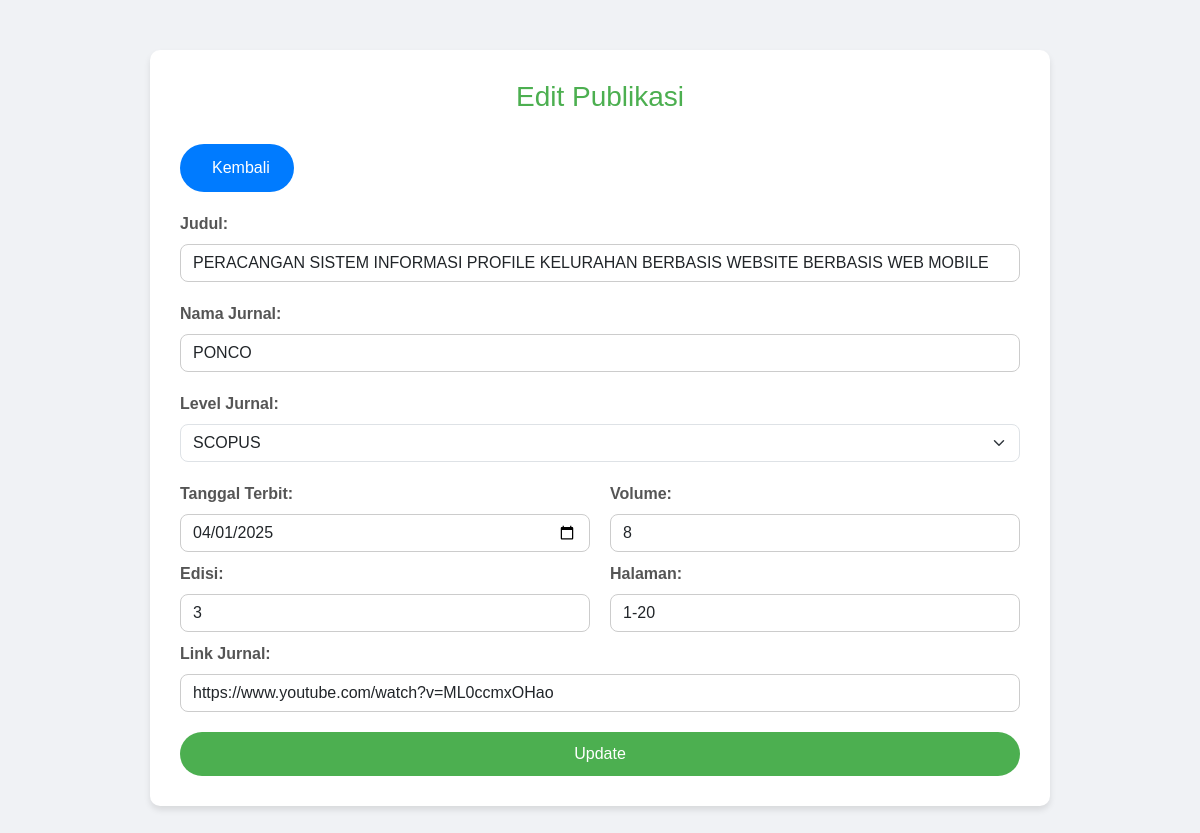
Page /update_publikasi.php?id=1 on the committed database.
### tables this page shows
CREATE TABLE `publikasi` (
  `id` int(11) NOT NULL,
  `judul` varchar(255) NOT NULL,
  `penulis` varchar(255) NOT NULL,
  `nama_jurnal` varchar(255) NOT NULL,
  `level_jurnal` varchar(255) NOT NULL,
  `tanggal_terbit` date NOT NULL,
  `volume_jurnal` varchar(50) DEFAULT NULL,
  `edisi_jurnal` varchar(50) DEFAULT NULL,
  `halaman` varchar(50) DEFAULT NULL,
  `link_jurnal` varchar(255) DEFAULT NULL
);

### update_publikasi.php (the view, shortened to what this page needs)
<?php
$servername = "localhost";
$username = "root";
$password = "";
$dbname = "db_ilkom";
$conn = new mysqli($servername, $username, $password, $dbname);
$publikasi_id = $_GET['id'];
$stmt = $conn->prepare("SELECT * FROM publikasi WHERE id = ?");
$stmt->bind_param('i', $publikasi_id);
$stmt->execute();
$result = $stmt->get_result();
$publikasi_item = $result->fetch_assoc();
?>
<!DOCTYPE html>
<html lang="en">
<head>
    <link href="https://cdn.jsdelivr.net/npm/bootstrap@5.3.0-alpha1/dist/css/bootstrap.min.css" rel="stylesheet">
</head>
<body>
    <div class="container">
        <h1>Edit Publikasi</h1>
        <a href="kelola_publikasi.php" class="btn-back">
            <i class="fas fa-arrow-left"></i> Kembali
        </a><br>
        <form method="POST">
            <div class="form-group">
                <label for="judul" class="form-label">Judul:</label>
                <input type="text" name="judul" value="<?php echo $publikasi_item['judul']; ?>" class="form-control" required>
            </div>
            <div class="form-group">
                <label for="nama_jurnal" class="form-label">Nama Jurnal:</label>
                <input type="text" name="nama_jurnal" value="<?php echo $publikasi_item['nama_jurnal']; ?>" class="form-control" required>
            </div>
            <div class="form-group">
                <label for="level_jurnal" class="form-label">Level Jurnal:</label>
                <select name="level_jurnal" class="form-select" required>
                    <option value="SCOPUS"  <?php echo ($publikasi_item['level_jurnal'] == 'SCOPUS') ? 'selected' : ''; ?>>SCOPUS</option>
                </select>
            </div>
            <div class="form-row">
                <div class="col-6">
                    <div class="form-group">
                        <label for="tanggal_terbit" class="form-label">Tanggal Terbit:</label>
                        <input type="date" name="tanggal_terbit" value="<?php echo $publikasi_item['tanggal_terbit']; ?>" class="form-control" required>
                    </div>
                </div>
                <div class="col-6">
                    <div class="form-group">
                        <label for="volume_jurnal" class="form-label">Volume:</label>
                        <input type="text" name="volume_jurnal" value="<?php echo $publikasi_item['volume_jurnal']; ?>" class="form-control" required>
                    </div>
                </div>
            </div>
            <div class="form-row">
                <div class="col-6">
                    <div class="form-group">
                        <label for="edisi_jurnal" class="form-label">Edisi:</label>
                        <input type="text" name="edisi_jurnal" value="<?php echo $publikasi_item['edisi_jurnal']; ?>" class="form-control" required>
                    </div>
                </div>
                <div class="col-6">
                    <div class="form-group">
                        <label for="halaman" class="form-label">Halaman:</label>
                        <input type="text" name="halaman" value="<?php echo $publikasi_item['halaman']; ?>" class="form-control" required>
                    </div>
                </div>
            </div>
            <div class="form-group">
                <label for="link_jurnal" class="form-label">Link Jurnal:</label>
                <input type="url" name="link_jurnal" value="<?php echo $publikasi_item['link_jurnal']; ?>" class="form-control" required>
            </div>
            <button type="submit" name="update" class="btn btn-success">Update</button>
        </form>
    </div>
</body>
</html>

### update_publikasi.php (style rules this page uses)
body { font-family: 'Arial', sans-serif; background-color: #f0f2f5; color: #333; }
.container { max-width: 900px; margin: 50px auto; background-color: #ffffff; padding: 30px; border-radius: 10px; box-shadow: 0px 4px 6px rgba(0, 0, 0, 0.1); }
h1 { text-align: center; font-size: 28px; margin-bottom: 30px; color: #4CAF50; }
.form-label { font-weight: bold; color: #555; }
.form-control { border-radius: 8px; box-shadow: none; border: 1px solid #ccc; }
.form-select { border-radius: 8px; }
button[type="submit"] { background-color: #4CAF50; color: white; border: none; border-radius: 25px; padding: 10px 20px; font-size: 16px; cursor: pointer; width: 100%; transition: background-color 0.3s ease; }
.form-group { margin-bottom: 20px; }
.form-group:last-child { margin-bottom: 0; }
.form-row { display: flex; flex-wrap: wrap; gap: 20px; }
.form-row .col-6 { flex: 1; }
.col-6 { margin-bottom: 10px; }
.btn-back { display: inline-flex; align-items: center; padding: 12px 24px; background-color: #007bff; color: white; text-decoration: none; border-radius: 50px; font-size: 16px; margin-bottom: 20px; transition: background-color 0.3s ease-in-out; }

### rows in the picture
publikasi: judul "PERACANGAN SISTEM INFORMASI PROFILE KELURAHAN BERBASIS WEBSITE BERBASIS WEB MOBILE", nama_jurnal "PONCO", level_jurnal "SCOPUS", tanggal_terbit "04/01/2025", volume_jurnal "8", edisi_jurnal "3", halaman "1-20", link_jurnal "https://www.youtube.com/watch?v=ML0ccmxOHao"
